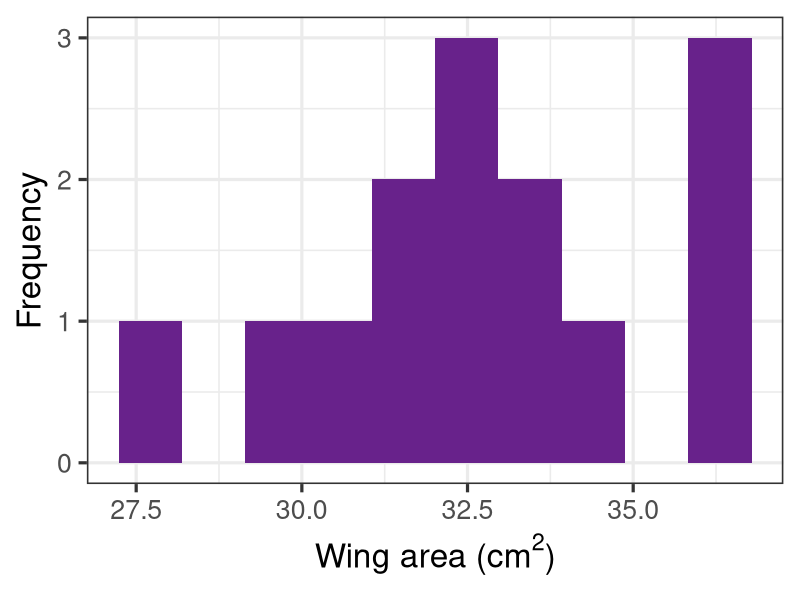
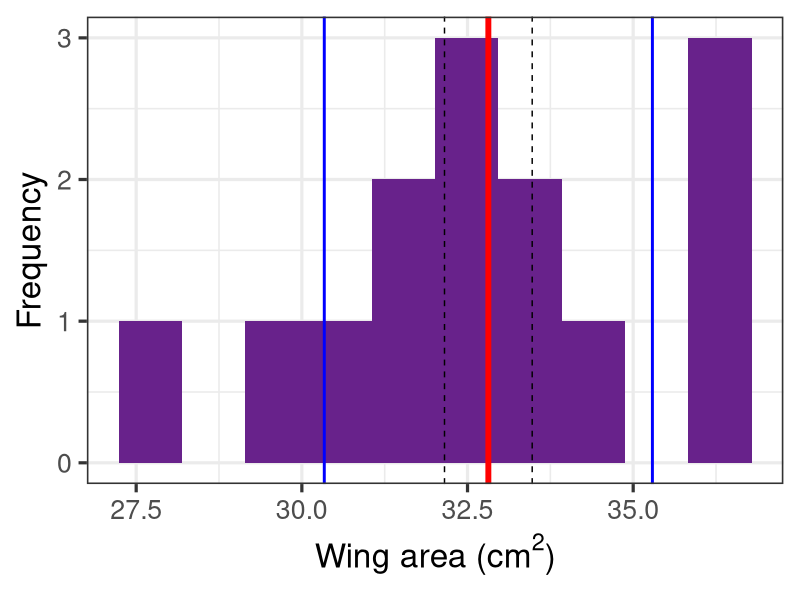
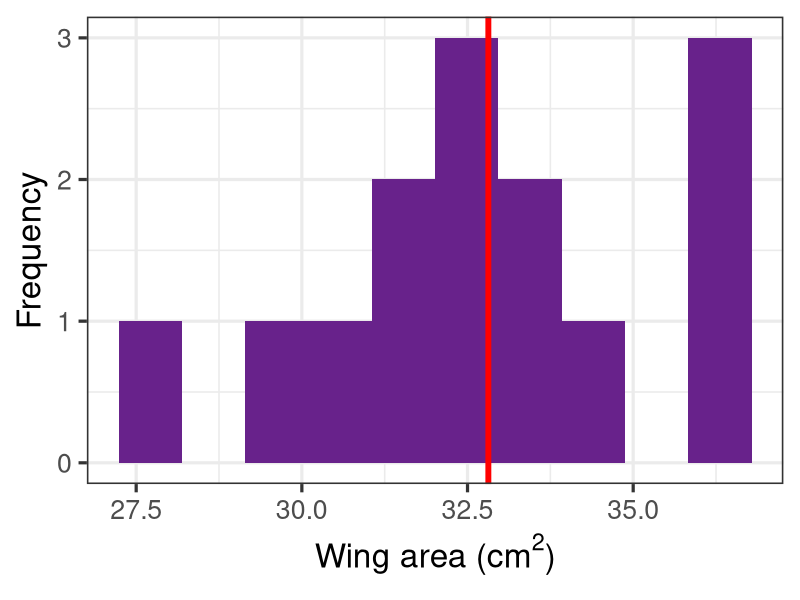
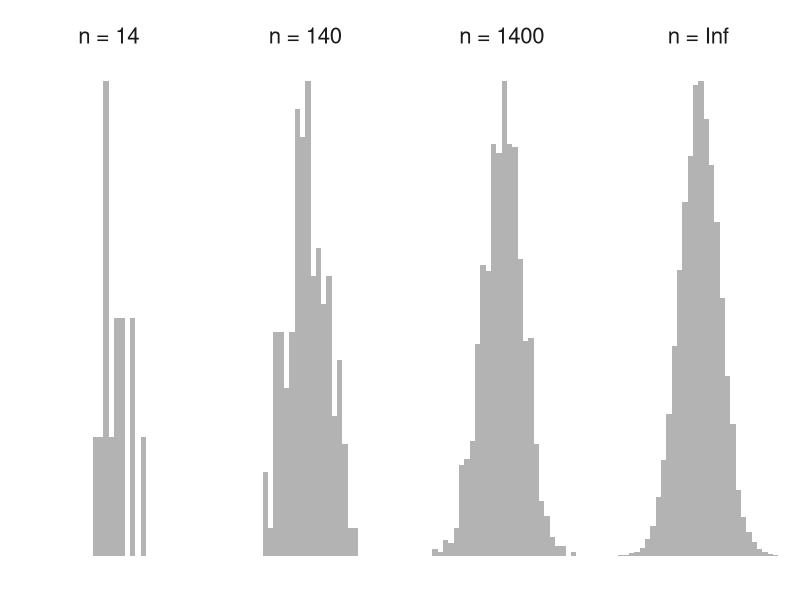
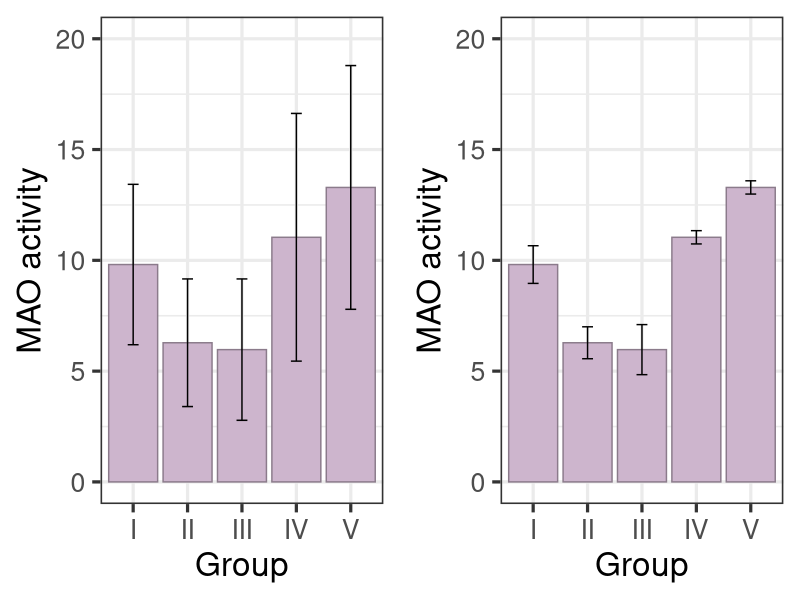
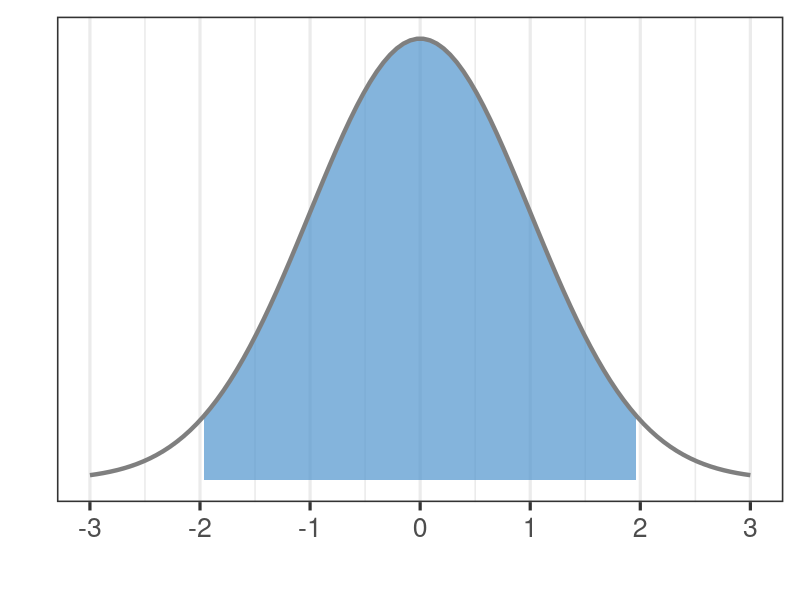
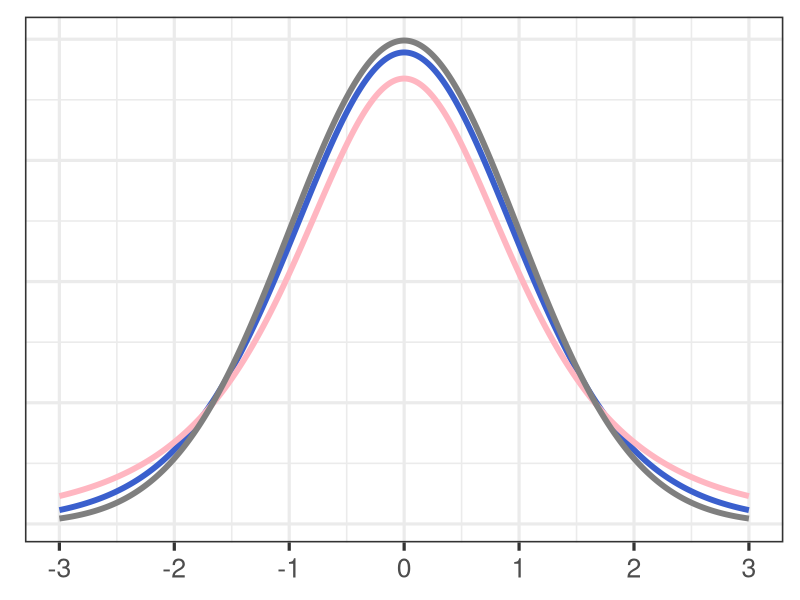
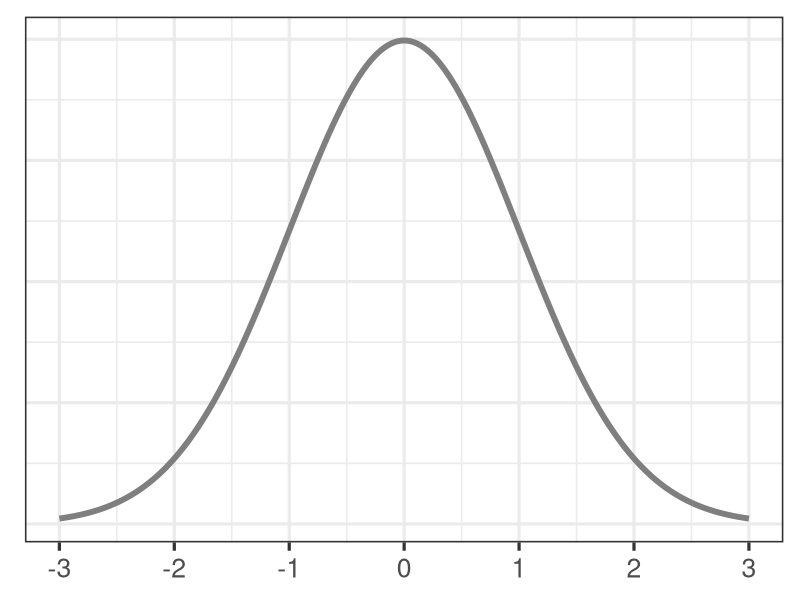

Here is the R script that generated these plots, in order:
# lecture06 script
library(tidyverse)

# set working directory
setwd(glue::glue("{dirname(rstudioapi::getActiveDocumentContext()$path)}/figures"))

# butterfly area example
butterfly <- c(33.9, 33, 30.6, 36.6, 36.5, 34, 36.1, 32, 28, 32, 32.2, 32.2, 32.3, 30)

# plot distribution
data.frame(butterfly) %>%
    ggplot2::ggplot(.) +
    ggplot2::aes(x = butterfly) +
    ggplot2::geom_histogram(fill = "darkorchid4", bins = 10) +
    ggplot2::theme_bw(24) +
    ggplot2::labs(x = expression(paste("Wing area (", cm^2, ")")), y = "Frequency")
ggsave("butterfly_distribution.png", height = 5, width = 7)

# plot distribution with SE and SD
sample_mean <- mean(butterfly)
sample_s <- sd(butterfly)
se <- sd(butterfly)/sqrt(14)

data.frame(butterfly) %>%
    ggplot2::ggplot(.) +
    ggplot2::aes(x = butterfly) +
    ggplot2::geom_histogram(fill = "darkorchid4", bins = 10) +
    ggplot2::theme_bw(24) +
    ggplot2::labs(x = expression(paste("Wing area (", cm^2, ")")), y = "Frequency") +
    ggplot2::geom_vline(xintercept = sample_mean, color = "red", size = 2) +
    ggplot2::geom_vline(xintercept = c(sample_mean + sample_s, sample_mean - sample_s), color = "blue", size = 1) +
    ggplot2::geom_vline(xintercept = c(sample_mean + se, sample_mean -se), color = "black", linetype = 2)
ggsave("butterfly_distribution2.png", height = 5, width = 7)

# just mean
data.frame(butterfly) %>%
    ggplot2::ggplot(.) +
    ggplot2::aes(x = butterfly) +
    ggplot2::geom_histogram(fill = "darkorchid4", bins = 10) +
    ggplot2::theme_bw(24) +
    ggplot2::labs(x = expression(paste("Wing area (", cm^2, ")")), y = "Frequency") +
    ggplot2::geom_vline(xintercept = sample_mean, color = "red", size = 2)
ggsave("butterfly_distribution3.png", height = 5, width = 7)

# plot SD, SE, mean as n increases
set.seed(9)
pop <- rnorm(10000, 32, 2.5)
pop_mean <- mean(pop)
pop_sd <- sd(pop)

# n = 14
s14 <- sample(pop, 14, replace = F)
mean(s14)
sd(s14)
sd(s14)/sqrt(14)

# n = 140
s140 <- sample(pop, 140, replace = F)
mean(s140)
sd(s140)
sd(s140)/sqrt(140)

# n = 1400
s1400 <- sample(pop, 1400, replace = F)
mean(s1400)
sd(s1400)
sd(s1400)/sqrt(1400)

# plots
all <- data.frame(val = s14) %>%
    dplyr::mutate(n = 14) %>%
    dplyr::bind_rows(data.frame(val = s140) %>% dplyr::mutate(n = 140)) %>%
    dplyr::bind_rows(data.frame(val = s1400) %>% dplyr::mutate(n = 1400)) %>%
    dplyr::bind_rows(data.frame(val = pop) %>% dplyr::mutate(n = Inf)) %>%
    dplyr::mutate(n = paste0("n = ", n))

ggplot2::ggplot(all) +
    ggplot2::aes(x = val) +
    ggplot2::geom_histogram(fill = "grey70") +
    ggplot2::facet_wrap(~n, scales = "free_y", nrow = 1) +
    ggplot2::theme_minimal(20) +
    ggplot2::theme(axis.text = element_blank(),
                   axis.title = element_blank(),
                   axis.ticks = element_blank(), 
                   panel.grid = element_blank())
ggsave("se_v_sd_over_n.png", height = 2, width = 10)




# plot bar graph showing mean +/- SE and +/- SD
mao <- data.frame(group = c("I", "II", "III", "IV", "V"),
                  n = c(18, 16, 8, 348, 332),
                  mean = c(9.81, 6.28, 5.97, 11.04, 13.29),
                  SE = c(0.85, 0.72, 1.13, 0.30, 0.30),
                  SD = c(3.62, 2.88, 3.19, 5.59, 5.50))

# plot sd
p1 <- mao %>%
    ggplot2::ggplot(.) +
    ggplot2::aes(x = group, y = mean) +
    ggplot2::geom_bar(stat = "identity", fill = "thistle3", color = "thistle4") +
    ggplot2::theme_bw(24) +
    ggplot2::labs(x = "Group", y = "MAO activity") +
    ggplot2::geom_errorbar(aes(ymin = mean-SD, ymax = mean + SD), width = 0.2) +
    ggplot2::ylim(0,20)

# plot se
p2 <- mao %>%
    ggplot2::ggplot(.) +
    ggplot2::aes(x = group, y = mean) +
    ggplot2::geom_bar(stat = "identity", fill = "thistle3", color = "thistle4") +
    ggplot2::theme_bw(24) +
    ggplot2::labs(x = "Group", y = "MAO activity") +
    ggplot2::geom_errorbar(aes(ymin = mean-SE, ymax = mean + SE), width = 0.2) +
    ggplot2::ylim(0,20)

cowplot::plot_grid(p1, p2, nrow = 1)
ggsave("mao_sd_v_se.png", height = 5, width = 10)

# the confidence interval - mean +/- 2SE
data.frame(x = c(-3,3)) %>%
    ggplot2::ggplot(.) +
    ggplot2::aes(x) +
    ggplot2::stat_function(fun = dnorm,
                           n = 100,
                           geom = "area",
                           args = list(mean = 0, sd = 1),
                           xlim = c(-1.96, 1.96),
                           alpha = 0.7,
                           fill = "steelblue3", size = 1.5) +

    ggplot2::stat_function(fun = dnorm, 
                           n = 100, 
                           args = list(mean = 0, sd = 1),
                           color = "grey50", size = 1.5) + 
    ggplot2::labs(y = "", x = "") +
    ggplot2::scale_y_continuous(breaks = NULL) +
    ggplot2::scale_x_continuous(breaks = c(-3,-2,-1,0,1,2,3)) +
    ggplot2::theme_bw(24)
ggsave("95perc_dist.png", height = 4, width = 7)

# plotting student t distribution v. normal distribution
t.frame <- data.frame(rep = seq(-3,3,0.01),
                     df3 = dt(seq(-3,3,0.01),3),
                     df10 = dt(seq(-3,3,0.01),10),
                     std_normal = dnorm(seq(-3,3,0.01))) %>%
    tidyr::pivot_longer(cols = df3:std_normal, names_to = "variable", values_to = "values")

t.frame %>%
    ggplot2::ggplot(.) +
    ggplot2::aes(x = rep, y = values, color = variable) +
    ggplot2::geom_line(size = 2) +
    ggplot2::labs(y = "", x = "") +
    ggplot2::theme_bw(24) +
    ggplot2::theme(axis.title = element_blank(),
                   axis.text.y = element_blank(),
                   axis.ticks.y = element_blank(),
                   legend.position = "none") +    
    ggplot2::scale_color_manual(values = c("std_normal" = "grey50",
                                           "df3" = "lightpink",
                                           "df10" = "royalblue3"))+
    ggplot2::scale_x_continuous(breaks = c(-3,-2,-1,0,1,2,3))
ggsave("student_t_distribution.png", height = 4, width = 7)


t.frame %>%
    dplyr::filter(variable == "std_normal") %>%
    ggplot2::ggplot(.) +
    ggplot2::aes(x = rep, y = values, color = variable) +
    ggplot2::geom_line(size = 2) +
    ggplot2::labs(y = "", x = "") +
    ggplot2::theme_bw(24) +
    ggplot2::theme(axis.title = element_blank(),
                   axis.text.y = element_blank(),
                   axis.ticks.y = element_blank(),
                   legend.position = "none") +    
    ggplot2::scale_color_manual(values = c("std_normal" = "grey50",
                                           "df3" = "lightpink",
                                           "df10" = "royalblue3"))+
    ggplot2::scale_x_continuous(breaks = c(-3,-2,-1,0,1,2,3))
ggsave("normal_distribution.png", height = 4, width = 7)


# t 0.025
data.frame(x = c(-3,3)) %>%
    ggplot2::ggplot(.) +
    ggplot2::aes(x) +
    ggplot2::stat_function(fun = dnorm,
                           n = 100,
                           geom = "area",
                           args = list(mean = 0, sd = 1),
                           xlim = c(-3, -1.96),
                           alpha = 0.7,
                           fill = "steelblue3", size = 1.5) +
    ggplot2::stat_function(fun = dnorm,
                           n = 100,
                           geom = "area",
                           args = list(mean = 0, sd = 1),
                           xlim = c(1.96, 3),
                           alpha = 0.7,
                           fill = "steelblue3", size = 1.5) +
    ggplot2::stat_function(fun = dnorm, 
                           n = 100, 
                           args = list(mean = 0, sd = 1),
                           color = "grey50", size = 1.5) + 
    ggplot2::labs(y = "", x = "") +
    ggplot2::scale_y_continuous(breaks = NULL) +
    ggplot2::scale_x_continuous(breaks = c(-3,-2,-1,0,1,2,3)) +
    ggplot2::theme_bw(24)
ggsave("95perc_dist2.png", height = 4, width = 7)

# t 0.05
data.frame(x = c(-3,3)) %>%
    ggplot2::ggplot(.) +
    ggplot2::aes(x) +
    ggplot2::stat_function(fun = dnorm,
                           n = 100,
                           geom = "area",
                           args = list(mean = 0, sd = 1),
                           xlim = c(-3, -1.645),
                           alpha = 0.7,
                           fill = "steelblue3", size = 1.5) +
    ggplot2::stat_function(fun = dnorm,
                           n = 100,
                           geom = "area",
                           args = list(mean = 0, sd = 1),
                           xlim = c(1.645, 3),
                           alpha = 0.7,
                           fill = "steelblue3", size = 1.5) +
    ggplot2::stat_function(fun = dnorm, 
                           n = 100, 
                           args = list(mean = 0, sd = 1),
                           color = "grey50", size = 1.5) + 
    ggplot2::labs(y = "", x = "") +
    ggplot2::scale_y_continuous(breaks = NULL) +
    ggplot2::scale_x_continuous(breaks = c(-3,-2,-1,0,1,2,3)) +
    ggplot2::theme_bw(24)
ggsave("95perc_dist3.png", height = 4, width = 7)

# t 0.05 one sided
data.frame(x = c(-3,3)) %>%
    ggplot2::ggplot(.) +
    ggplot2::aes(x) +
    ggplot2::stat_function(fun = dnorm,
                           n = 100,
                           geom = "area",
                           args = list(mean = 0, sd = 1),
                           xlim = c(1.645, 3),
                           alpha = 0.7,
                           fill = "steelblue3", size = 1.5) +
    ggplot2::stat_function(fun = dnorm, 
                           n = 100, 
                           args = list(mean = 0, sd = 1),
                           color = "grey50", size = 1.5) + 
    ggplot2::labs(y = "", x = "") +
    ggplot2::scale_y_continuous(breaks = NULL) +
    ggplot2::scale_x_continuous(breaks = c(-3,-2,-1,0,1,2,3)) +
    ggplot2::theme_bw(24)
ggsave("95perc_dist4.png", height = 4, width = 7)


# plot one sided v two sided
data.frame(x = c(-3,3)) %>%
    ggplot2::ggplot(.) +
    ggplot2::aes(x) +
    ggplot2::stat_function(fun = dnorm,
                           n = 100,
                           geom = "area",
                           args = list(mean = 0, sd = 1),
                           xlim = c(qt(0.025, Inf), qt(0.975, Inf)),
                           alpha = 0.7,
                           fill = "steelblue3", size = 1.5) +
    ggplot2::stat_function(fun = dnorm,
                           n = 100,
                           geom = "area",
                           args = list(mean = 0, sd = 1),
                           xlim = c(-3, qt(0.95, Inf)),
                           alpha = 0.7,
                           fill = "steelblue3", size = 1.5) +
    ggplot2::stat_function(fun = dnorm, 
                           n = 100, 
                           args = list(mean = 0, sd = 1),
                           color = "grey50", size = 1.5) + 
    ggplot2::labs(y = "", x = "") +
    ggplot2::scale_y_continuous(breaks = NULL) +
    ggplot2::scale_x_continuous(breaks = c(-3,-2,-1,0,1,2,3)) +
    ggplot2::theme_bw(24)
ggsave("95perc_dist5.png", height = 4, width = 7)

# plot no area
data.frame(x = c(-3,3)) %>%
    ggplot2::ggplot(.) +
    ggplot2::aes(x) +
    ggplot2::stat_function(fun = dnorm, 
                           n = 100, 
                           args = list(mean = 0, sd = 1),
                           color = "grey50", size = 1.5) + 
    ggplot2::labs(y = "", x = "") +
    ggplot2::scale_y_continuous(breaks = NULL) +
    ggplot2::scale_x_continuous(breaks = c(-3,-2,-1,0,1,2,3)) +
    ggplot2::theme_bw(24)
ggsave("95perc_dist6.png", height = 4, width = 7)

# butterflies CI
data.frame(butterfly) %>%
    ggplot2::ggplot(.) +
    ggplot2::aes(x = butterfly) +
    ggplot2::geom_histogram(fill = "darkorchid4") +
    ggplot2::theme_bw(24) +
    ggplot2::labs(x = "Wing area (cm^2)", y = "Frequency") +
    ggplot2::geom_vline(xintercept = sample_mean + 1.43, color = "red", size = 2)
ggsave("butterfly_distribution4.png", height = 5, width = 7)

# butterfly - t = 4.23
data.frame(x = c(20,45)) %>%
    ggplot2::ggplot(.) +
    ggplot2::aes(x) +
    ggplot2::stat_function(fun = dnorm,
                           n = 100,
                           geom = "area",
                           args = list(mean = 32.81, sd = 2.48),
                           xlim = c(40.4904, 45),
                           alpha = 0.7,
                           fill = "steelblue3", size = 1.5) +
    ggplot2::stat_function(fun = dnorm,
                           n = 100,
                           geom = "area",
                           args = list(mean = 32.81, sd = 2.48),
                           xlim = c(20,25.13),
                           alpha = 0.7,
                           fill = "steelblue3", size = 1.5) +
    ggplot2::stat_function(fun = dnorm, 
                           n = 100, 
                           args = list(mean = 32.81, sd = 2.48),
                           color = "grey50", size = 1.5) + 
    ggplot2::scale_y_continuous(breaks = NULL) +
    # ggplot2::scale_x_continuous(breaks = c(320,380,440,500,560,620,680)) +
    ggplot2::theme_bw(24) +
    ggplot2::theme(axis.title = element_blank(),
                   axis.text = element_blank(),
                   axis.ticks = element_blank()) +
    ggplot2::geom_vline(xintercept = c(40.4904, 25.13), size = 1.5, linetype = 2, color = "blue")
ggsave("butterfly_t1.png", height = 5, width = 7)

# find p value for t = 4.23
pt(4.23, 13, lower.tail = F)*2
